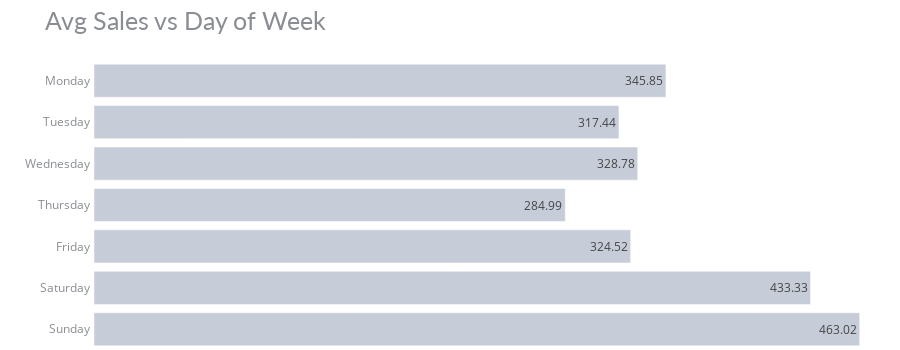

The cell this chart's notebook holds for it:
### Code cell
# data
df_dw_sa = df_data[:train.shape[0]].groupby('day_of_week').agg({"sales" : "mean"}).reset_index()
df_dw_sa.sales = round(df_dw_sa.sales, 2)

# chart
fig = px.bar(df_dw_sa, y='day_of_week', x='sales', title='Avg Sales vs Day of Week',
             color_discrete_sequence=['#c6ccd8'], text='sales',
             category_orders=dict(day_of_week=["Monday","Tuesday","Wednesday","Thursday", "Friday","Saturday","Sunday"]))
fig.update_yaxes(showgrid=False, ticksuffix=' ', showline=False)
fig.update_xaxes(visible=False)
fig.update_layout(margin=dict(t=60, b=0, l=0, r=0), height=350,
                  hovermode="y unified", 
                  yaxis_title=" ", template='plotly_white',
                  title_font=dict(size=25, color='#8a8d93', family="Lato, sans-serif"),
                  font=dict(color='#8a8d93'),
                  hoverlabel=dict(bgcolor="#c6ccd8", font_size=13, font_family="Lato, sans-serif"))

### Figure 1 — Plotly figure (JSON) as saved in the notebook; plotly's stock layout.template omitted (floating-point values rounded to 4 significant figures)
{"data": [{"alignmentgroup": "True", "hovertemplate": "sales=%{text}<br>day_of_week=%{y}<extra></extra>", "legendgroup": "", "marker": {"color": "#c6ccd8", "pattern": {"shape": ""}}, "name": "", "offsetgroup": "", "orientation": "h", "showlegend": false, "text": [324.5, 345.9, 433.3, 463.0, 285.0, 317.4, 328.8], "textposition": "auto", "type": "bar", "x": [324.5, 345.9, 433.3, 463.0, 285.0, 317.4, 328.8], "xaxis": "x", "y": ["Friday", "Monday", "Saturday", "Sunday", "Thursday", "Tuesday", "Wednesday"], "yaxis": "y"}], "layout": {"barmode": "relative", "font": {"color": "#8a8d93"}, "height": 350, "hoverlabel": {"bgcolor": "#c6ccd8", "font": {"family": "Lato, sans-serif", "size": 13}}, "hovermode": "y unified", "legend": {"tracegroupgap": 0}, "margin": {"b": 0, "l": 0, "r": 0, "t": 60}, "title": {"font": {"color": "#8a8d93", "family": "Lato, sans-serif", "size": 25}, "text": "Avg Sales vs Day of Week"}, "xaxis": {"anchor": "y", "domain": [0, 1], "title": {"text": "sales"}, "visible": false}, "yaxis": {"anchor": "x", "categoryarray": ["Sunday", "Saturday", "Friday", "Thursday", "Wednesday", "Tuesday", "Monday"], "categoryorder": "array", "domain": [0, 1], "showgrid": false, "showline": false, "ticksuffix": " ", "title": {"text": " "}}}}
